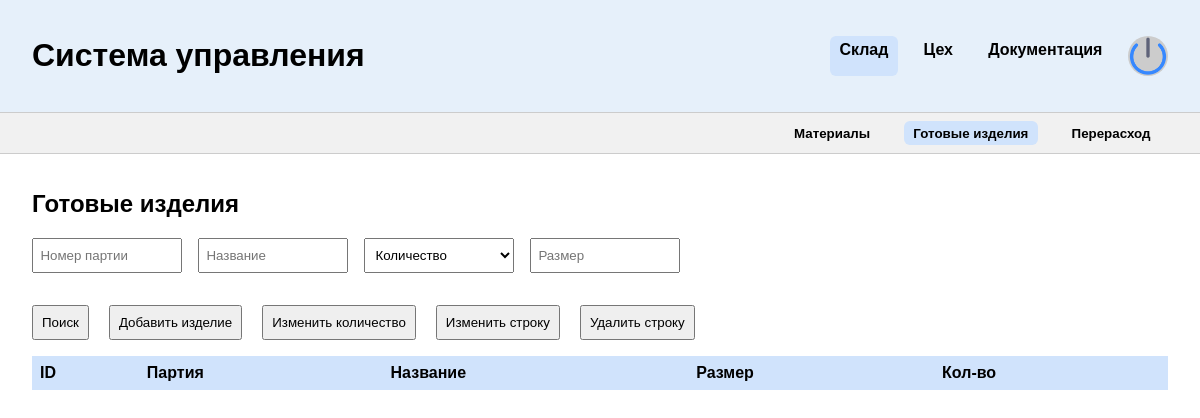
Before: /warehouse/products/ (signed in) with the older database file.
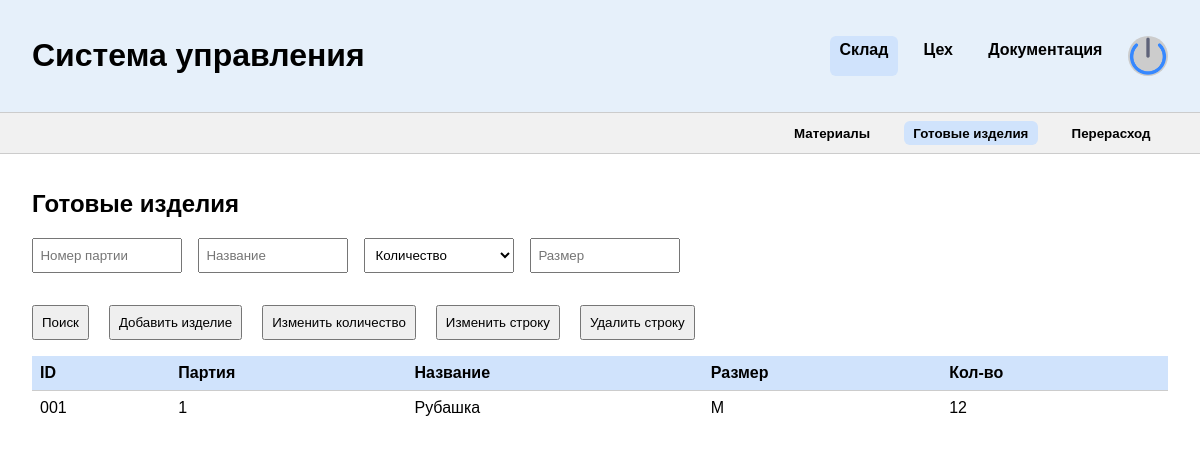
After: the same page with the newer database file.
### main/models.py (models this page shows, shortened)
class FinishedProducts(models.Model):
    batch = models.ForeignKey(Batch, on_delete=models.CASCADE)
    product_name = models.CharField(max_length=100, verbose_name="Название изделия")
    size = models.CharField(max_length=10, verbose_name="Размер изделия")
    quantity_product = models.IntegerField(verbose_name="Количество изделий в партии")
    class Meta:
        verbose_name = "Готовая продукция"
        verbose_name_plural = "Готовая продукция"

### main/views/products.py (the view)
# urls.py: path("warehouse/products/", FinishedProductsPage.as_view()),
class FinishedProductsPage(BaseView, TemplateView):
    template_name = "main/products.html"
    enable_roles = [UserRole.WarehouseManager, UserRole.Cutter]
    def get_context_data(self, **kwargs):
        context = super().get_context_data(**kwargs)
        context["products"] = FinishedProductsSerializer(Products.objects.all(), many=True).data
        context["batches"] = Batch.objects.all()
        return context

### main/models.py (called while the page is built)
    def __str__(self):
        return f"Партия: {self.id}"

    def __str__(self):
        return f"{self.fullname} - {self.role}"

### main/serializers.py (called while the page is built)
    def get_id(self, obj):
        return str(obj.id).zfill(3)

### main/views/base.py (called while the page is built)
    def dispatch(self, request: HttpRequest, *args, **kwargs):
        user = request.user
        if not user.is_authenticated:
            return HttpResponseRedirect('/')
        print(user.login)
        print(user.__dict__)
        if user.role == UserRole.GeneralManager or user.role == UserRole.ProductionManager:
            return super().dispatch(request, *args, **kwargs)
        if user.role not in self.get_enable_roles():
            return render(request, "main/protect.html")
        return super().dispatch(request, *args, **kwargs)

### main/templates/main/products.html (shortened to what this page needs)
{% extends "main/base.html" %}
{% load static %}
{% block content %}
  <header>
    <h1>Система управления</h1>
    <div class="menu">
      <a href="/warehouse/materials/" class="active">Склад</a>
      <a href="/ceh/workers/">Цех</a>
      <a href="/docs/">Документация</a>
      <div class="avatar"><img src="{% static 'main/shutdown.png' %}" /></div>
    </div>
  </header>
  <div class="submenu" id="submenu-sklad">
    <button data-target="materials"><a href="/warehouse/materials/">Материалы</a></button>
    <button data-target="products" class="active"><a href="/warehouse/products/">Готовые изделия</a></button>
    <button data-target="overuse"><a href="/warehouse/overuse/">Перерасход</a></button>
  </div>
  <section id="sklad">
    <div class="table-section" id="products">
      <h2>Готовые изделия</h2>
      <div class="filters">
        <input type="text" id="filter-batch" placeholder="Номер партии">
        <input type="text" id="filter-name" placeholder="Название">
        <select id="sort-products-qty">
          <option value="">Количество</option>
        </select>
        <input type="text" id="filter-size" placeholder="Размер">
      </div>
      <div class="product-actions">
        <button onclick="filterProducts()">Поиск</button>
        <button onclick="document.getElementById('dialog-add-product').showModal()">Добавить изделие</button>
        <button onclick="document.getElementById('dialog-edit-qty-entry').showModal()">Изменить количество</button>
        <button onclick="document.getElementById('dialog-edit-row-id').showModal()">Изменить строку</button>
        <button onclick="document.getElementById('dialog-delete-row-id').showModal()">Удалить строку</button>
      </div>
      <table>
        <thead>
          <tr><th>ID</th><th>Партия</th><th>Название</th><th>Размер</th><th>Кол-во</th></tr>
        </thead>
        <tbody id="products-table-body">
          {% for p in products %}
          <tr><td>{{ p.id }}</td><td>{{p.batch}}</td><td>{{ p.product_name }}</td><td>{{ p.size }}</td><td>{{ p.quantity_product }}</td></tr>
          {% endfor %}
        </tbody>
      </table>
    </div>
  </section>
{% endblock %}

Changed rows visible on the page:
added FinishedProducts: id "001", batch "1", product_name "Рубашка", size "M", quantity_product "12"
